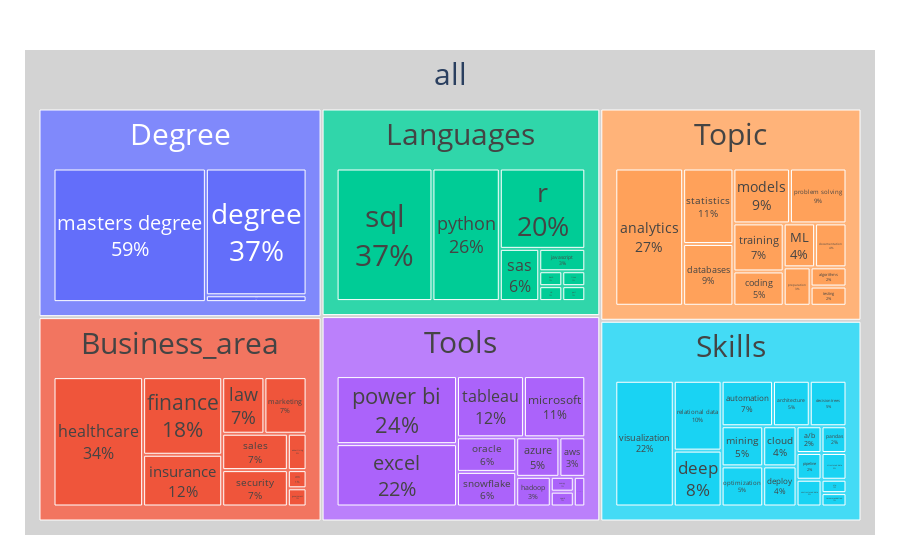

Notebook source saved alongside this figure:
### Markdown cell above
### Treeplot

### Code cell
def tree_map(job: str, experience: str, degree: str, comparision_group: str):
    ''' Return tree map of data filtered by parameters giving. '''
    # Create treemap based on filtered dfs
    fig = px.treemap(filtered_df, path=[px.Constant("all"),'groups','index'], values='ratio', labels= "images",)

    fig.update_traces(root_color="lightgrey")
    fig.update_layout(margin = dict(t=50, l=25, r=25, b=25))
    fig.data[0]['textfont']['size'] = 30

    fig.update_traces(textposition="middle center", selector=dict(type='treemap'))
    fig.data[0].texttemplate = "%{label}<br>%{value}%"

    return fig.show()

tree_map(job,experience,degree, comparision_group)

### Figure 1 — Plotly figure (JSON) as saved in the notebook; plotly's stock layout.template omitted (floating-point values rounded to 4 significant figures)
{"data": [{"branchvalues": "total", "domain": {"x": [0, 1], "y": [0, 1]}, "hovertemplate": "labels=%{label}<br>ratio=%{value}<br>parent=%{parent}<br>id=%{id}<extra></extra>", "ids": ["all/Topic/AI", "all/Topic/ML", "all/Skills/a/b", "all/Business_area/advertising", "all/Topic/algorithms", "all/Topic/analytics", "all/Skills/architecture", "all/Skills/automation", "all/Tools/aws", "all/Tools/azure", "all/Degree/bachelor degree", "all/Languages/bash", "all/Skills/bayesian", "all/Languages/c", "all/Languages/c#", "all/Skills/classification", "all/Skills/cloud", "all/Skills/clustering", "all/Topic/coding", "all/Business_area/crm", "all/Skills/dashboard", "all/Topic/databases", "all/Skills/decision trees", "all/Skills/deep", "all/Degree/degree", "all/Skills/deploy", "all/Topic/documentation", "all/Business_area/economic", "all/Tools/excel", "all/Business_area/finance", "all/Topic/forecasting", "all/Business_area/government", "all/Tools/hadoop", "all/Business_area/healthcare", "all/Business_area/insurance", "all/Languages/javascript", "all/Business_area/law", "all/Languages/linux", "all/Business_area/marketing", "all/Degree/masters degree", "all/Tools/microsoft", "all/Skills/mining", "all/Topic/models", "all/Skills/neural", "all/Skills/nlp", "all/Tools/numpy", "all/Skills/optimization", "all/Tools/oracle", "all/Skills/pandas", "all/Languages/perl", "all/Degree/phd", "all/Skills/pipeline", "all/Tools/power bi", "all/Topic/predictions", "all/Topic/preparation", "all/Topic/problem solving", "all/Languages/python", "all/Tools/pytorch", "all/Languages/r", "all/Skills/random forest", "all/Skills/recommendation", "all/Skills/regression", "all/Skills/relational data", "all/Business_area/sales", "all/Languages/sas", "all/Tools/scikitlearn", "all/Business_area/security", "all/Tools/snowflake", "all/Tools/spark", "all/Languages/sql", "all/Topic/statistics", "all/Skills/structured data", "all/Skills/supervised", "all/Tools/tableau", "all/Tools/tensorflow", "all/Topic/testing", "all/Topic/training", "all/Skills/unstructured data", "all/Skills/unsupervised learning", "all/Skills/visualization", "all/Business_area", "all/Degree", "all/Languages", "all/Skills", "all/Tools", "all/Topic", "all"], "labels": ["AI", "ML", "a/b", "advertising", "algorithms", "analytics", "architecture", "automation", "aws", "azure", "bachelor degree", "bash", "bayesian", "c", "c#", "classification", "cloud", "clustering", "coding", "crm", "dashboard", "databases", "decision trees", "deep", "degree", "deploy", "documentation", "economic", "excel", "finance", "forecasting", "government", "hadoop", "healthcare", "insurance", "javascript", "law", "linux", "marketing", "masters degree", "microsoft", "mining", "models", "neural", "nlp", "numpy", "optimization", "oracle", "pandas", "perl", "phd", "pipeline", "power bi", "predictions", "preparation", "problem solving", "python", "pytorch", "r", "random forest", "recommendation", "regression", "relational data", "sales", "sas", "scikitlearn", "security", "snowflake", "spark", "sql", "statistics", "structured data", "supervised", "tableau", "tensorflow", "testing", "training", "unstructured data", "unsupervised learning", "visualization", "Business_area", "Degree", "Languages", "Skills", "Tools", "Topic", "all"], "name": "", "parents": ["all/Topic", "all/Topic", "all/Skills", "all/Business_area", "all/Topic", "all/Topic", "all/Skills", "all/Skills", "all/Tools", "all/Tools", "all/Degree", "all/Languages", "all/Skills", "all/Languages", "all/Languages", "all/Skills", "all/Skills", "all/Skills", "all/Topic", "all/Business_area", "all/Skills", "all/Topic", "all/Skills", "all/Skills", "all/Degree", "all/Skills", "all/Topic", "all/Business_area", "all/Tools", "all/Business_area", "all/Topic", "all/Business_area", "all/Tools", "all/Business_area", "all/Business_area", "all/Languages", "all/Business_area", "all/Languages", "all/Business_area", "all/Degree", "all/Tools", "all/Skills", "all/Topic", "all/Skills", "all/Skills", "all/Tools", "all/Skills", "all/Tools", "all/Skills", "all/Languages", "all/Degree", "all/Skills", "all/Tools", "all/Topic", "all/Topic", "all/Topic", "all/Languages", "all/Tools", "all/Languages", "all/Skills", "all/Skills", "all/Skills", "all/Skills", "all/Business_area", "all/Languages", "all/Tools", "all/Business_area", "all/Tools", "all/Tools", "all/Languages", "all/Topic", "all/Skills", "all/Skills", "all/Tools", "all/Tools", "all/Topic", "all/Topic", "all/Skills", "all/Skills", "all/Skills", "all", "all", "all", "all", "all", "all", ""], "root": {"color": "lightgrey"}, "textfont": {"size": 30}, "textposition": "middle center", "texttemplate": "%{label}<br>%{value}%", "type": "treemap", "values": [0, 4, 2, 2, 2, 27, 5, 7, 3, 5, 0, 1, 0, 0, 1, 0, 4, 0, 5, 1, 0, 9, 5, 8, 37, 4, 4, 0, 22, 18, 0, 1, 3, 34, 12, 3, 7, 1, 7, 59, 11, 5, 9, 0, 1, 1, 5, 6, 2, 1, 2, 2, 24, 0, 3, 9, 26, 0, 20, 0, 1, 0, 10, 7, 6, 0, 7, 6, 1, 37, 11, 2, 0, 12, 1, 2, 7, 2, 0, 22, 96, 98, 96, 87, 95, 92, 564]}], "layout": {"legend": {"tracegroupgap": 0}, "margin": {"b": 25, "l": 25, "r": 25, "t": 50}}}
